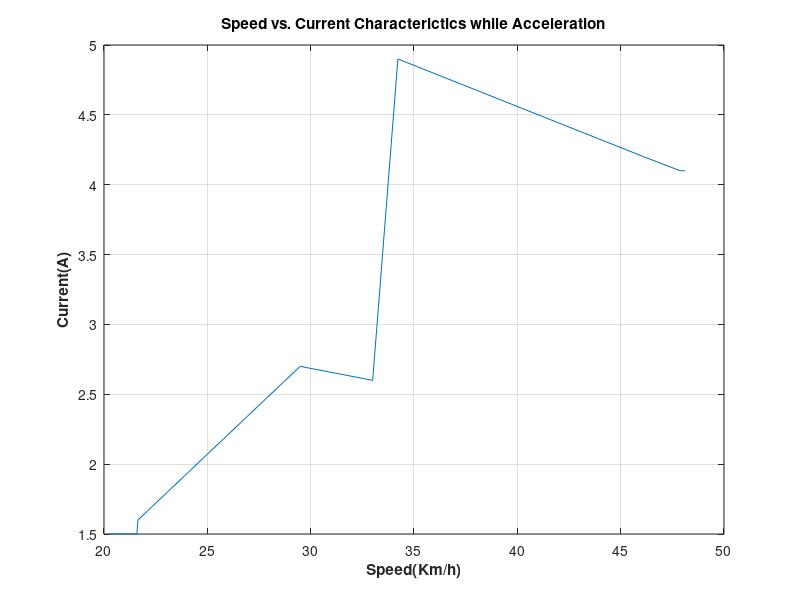

This chart was generated by the following MATLAB code:
Speed=[20.19 21.12 21.45 21.59 21.64 29.49 33 34.22 46.12 47.88 48.11]; 
Current=[1.5 1.5 1.5 1.5 1.6 2.7 2.6 4.9 4.2 4.1 4.1];
plot(Speed,Current), grid on, xlabel('Speed(Km/h)','FontWeight','bold'), ylabel('Current(A)','FontWeight','bold'), title('Speed vs. Current Characterictics while Acceleration','FontWeight','bold')
